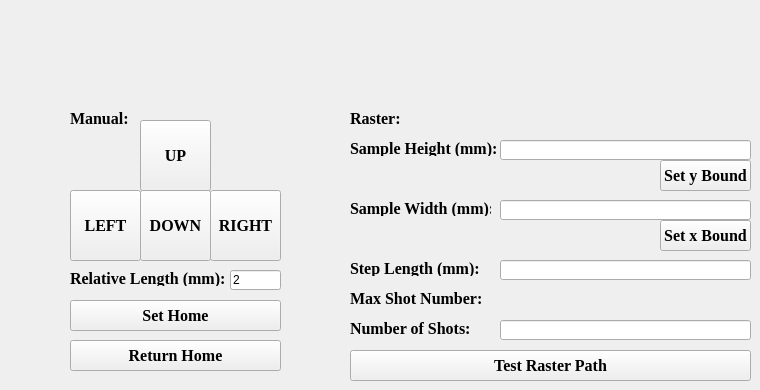
    <widget class="QWidget" name="translationStage">
     <attribute name="title">
      <string>Translation Stage</string>
     </attribute>
     <widget class="QPushButton" name="left_btn">
      <property name="geometry">
       <rect>
        <x>70</x>
        <y>190</y>
        <width>71</width>
        <height>71</height>
       </rect>
      </property>
      <property name="font">
       <font>
        <family>Times New Roman</family>
        <pointsize>12</pointsize>
        <weight>75</weight>
        <bold>true</bold>
       </font>
      </property>
      <property name="text">
       <string>LEFT</string>
      </property>
     </widget>
     <widget class="QPushButton" name="right_btn">
      <property name="geometry">
       <rect>
        <x>210</x>
        <y>190</y>
        <width>71</width>
        <height>71</height>
       </rect>
      </property>
      <property name="font">
       <font>
        <family>Times New Roman</family>
        <pointsize>12</pointsize>
        <weight>75</weight>
        <bold>true</bold>
       </font>
      </property>
      <property name="text">
       <string>RIGHT</string>
      </property>
     </widget>
     <widget class="QPushButton" name="down_btn">
      <property name="geometry">
       <rect>
        <x>140</x>
        <y>190</y>
        <width>71</width>
        <height>71</height>
       </rect>
      </property>
      <property name="font">
       <font>
        <family>Times New Roman</family>
        <pointsize>12</pointsize>
        <weight>75</weight>
        <bold>true</bold>
       </font>
      </property>
      <property name="text">
       <string>DOWN</string>
      </property>
     </widget>
     <widget class="QPushButton" name="up_btn">
      <property name="geometry">
       <rect>
        <x>140</x>
        <y>120</y>
        <width>71</width>
        <height>71</height>
       </rect>
      </property>
      <property name="font">
       <font>
        <family>Times New Roman</family>
        <pointsize>12</pointsize>
        <weight>75</weight>
        <bold>true</bold>
       </font>
      </property>
      <property name="text">
       <string>UP</string>
      </property>
     </widget>
     <widget class="QPushButton" name="set_home_btn">
      <property name="geometry">
       <rect>
        <x>70</x>
        <y>300</y>
        <width>211</width>
        <height>31</height>
       </rect>
      </property>
      <property name="font">
       <font>
        <family>Times New Roman</family>
        <pointsize>12</pointsize>
        <weight>75</weight>
        <bold>true</bold>
       </font>
      </property>
      <property name="text">
       <string>Set Home</string>
      </property>
     </widget>
     <widget class="QPushButton" name="return_home_btn">
      <property name="geometry">
       <rect>
        <x>70</x>
        <y>340</y>
        <width>211</width>
        <height>31</height>
       </rect>
      </property>
      <property name="font">
       <font>
        <family>Times New Roman</family>
        <pointsize>12</pointsize>
        <weight>75</weight>
        <bold>true</bold>
       </font>
      </property>
      <property name="text">
       <string>Return Home</string>
      </property>
     </widget>
     <widget class="QLineEdit" name="sample_height_txt">
      <property name="geometry">
       <rect>
        <x>500</x>
        <y>140</y>
        <width>251</width>
        <height>20</height>
       </rect>
      </property>
     </widget>
     <widget class="QLabel" name="label_90">
      <property name="geometry">
       <rect>
        <x>350</x>
        <y>140</y>
        <width>151</width>
        <height>16</height>
       </rect>
      </property>
      <property name="font">
       <font>
        <family>Times New Roman</family>
        <pointsize>12</pointsize>
        <weight>75</weight>
        <bold>true</bold>
       </font>
      </property>
      <property name="text">
       <string>Sample Height (mm):</string>
      </property>
     </widget>
     <widget class="QLabel" name="label_91">
      <property name="geometry">
       <rect>
        <x>350</x>
        <y>200</y>
        <width>141</width>
        <height>16</height>
       </rect>
      </property>
      <property name="font">
       <font>
        <family>Times New Roman</family>
        <pointsize>12</pointsize>
        <weight>75</weight>
        <bold>true</bold>
       </font>
      </property>
      <property name="text">
       <string>Sample Width (mm):</string>
      </property>
     </widget>
     <widget class="QLineEdit" name="sample_width_txt">
      <property name="geometry">
       <rect>
        <x>500</x>
        <y>200</y>
        <width>251</width>
        <height>20</height>
       </rect>
      </property>
     </widget>
     <widget class="QLabel" name="label_92">
      <property name="geometry">
       <rect>
        <x>350</x>
        <y>260</y>
        <width>131</width>
        <height>16</height>
       </rect>
      </property>
      <property name="font">
       <font>
        <family>Times New Roman</family>
        <pointsize>12</pointsize>
        <weight>75</weight>
        <bold>true</bold>
       </font>
      </property>
      <property name="text">
       <string>Step Length (mm):</string>
      </property>
     </widget>
     <widget class="QLineEdit" name="step_length_txt">
      <property name="geometry">
       <rect>
        <x>500</x>
        <y>260</y>
        <width>251</width>
        <height>20</height>
       </rect>
      </property>
     </widget>
     <widget class="QLabel" name="label_93">
      <property name="geometry">
       <rect>
        <x>350</x>
        <y>290</y>
        <width>151</width>
        <height>16</height>
       </rect>
      </property>
      <property name="font">
       <font>
        <family>Times New Roman</family>
        <pointsize>12</pointsize>
        <weight>75</weight>
        <bold>true</bold>
       </font>
      </property>
      <property name="text">
       <string>Max Shot Number:</string>
      </property>
     </widget>
     <widget class="QLabel" name="max_lbl">
      <property name="geometry">
       <rect>
        <x>500</x>
        <y>290</y>
        <width>251</width>
        <height>20</height>
       </rect>
      </property>
      <property name="font">
       <font>
        <family>Times New Roman</family>
        <pointsize>12</pointsize>
        <weight>75</weight>
        <bold>true</bold>
       </font>
      </property>
      <property name="text">
       <string/>
      </property>
     </widget>
     <widget class="QLabel" name="label_94">
      <property name="geometry">
       <rect>
        <x>350</x>
        <y>320</y>
        <width>131</width>
        <height>16</height>
       </rect>
      </property>
      <property name="font">
       <font>
        <family>Times New Roman</family>
        <pointsize>12</pointsize>
        <weight>75</weight>
        <bold>true</bold>
       </font>
      </property>
      <property name="text">
       <string>Number of Shots:</string>
      </property>
     </widget>
     <widget class="QLineEdit" name="num_shots_txt">
      <property name="geometry">
       <rect>
        <x>500</x>
        <y>320</y>
        <width>251</width>
        <height>20</height>
       </rect>
      </property>
     </widget>
     <widget class="QLabel" name="label_95">
      <property name="geometry">
       <rect>
        <x>70</x>
        <y>110</y>
        <width>141</width>
        <height>16</height>
       </rect>
      </property>
      <property name="font">
       <font>
        <family>Times New Roman</family>
        <pointsize>12</pointsize>
        <weight>75</weight>
        <bold>true</bold>
       </font>
      </property>
      <property name="text">
       <string>Manual:</string>
      </property>
     </widget>
     <widget class="QLabel" name="label_96">
      <property name="geometry">
       <rect>
        <x>350</x>
        <y>110</y>
        <width>91</width>
        <height>16</height>
       </rect>
      </property>
      <property name="font">
       <font>
        <family>Times New Roman</family>
        <pointsize>12</pointsize>
        <weight>75</weight>
        <bold>true</bold>
       </font>
      </property>
      <property name="text">
       <string>Raster:</string>
      </property>
     </widget>
     <widget class="QPushButton" name="set_ybound_btn">
      <property name="geometry">
       <rect>
        <x>660</x>
        <y>160</y>
        <width>91</width>
        <height>31</height>
       </rect>
      </property>
      <property name="font">
       <font>
        <family>Times New Roman</family>
        <pointsize>12</pointsize>
        <weight>75</weight>
        <bold>true</bold>
       </font>
      </property>
      <property name="text">
       <string>Set y Bound</string>
      </property>
     </widget>
     <widget class="QPushButton" name="set_xbound_btn">
      <property name="geometry">
       <rect>
        <x>660</x>
        <y>220</y>
        <width>91</width>
        <height>31</height>
       </rect>
      </property>
      <property name="font">
       <font>
        <family>Times New Roman</family>
        <pointsize>12</pointsize>
        <weight>75</weight>
        <bold>true</bold>
       </font>
      </property>
      <property name="text">
       <string>Set x Bound</string>
      </property>
     </widget>
     <widget class="QLabel" name="label_99">
      <property name="geometry">
       <rect>
        <x>70</x>
        <y>270</y>
        <width>171</width>
        <height>16</height>
       </rect>
      </property>
      <property name="font">
       <font>
        <family>Times New Roman</family>
        <pointsize>12</pointsize>
        <weight>75</weight>
        <bold>true</bold>
       </font>
      </property>
      <property name="text">
       <string>Relative Length (mm):</string>
      </property>
     </widget>
     <widget class="QPushButton" name="raster_btn">
      <property name="geometry">
       <rect>
        <x>350</x>
        <y>350</y>
        <width>401</width>
        <height>31</height>
       </rect>
      </property>
      <property name="font">
       <font>
        <family>Times New Roman</family>
        <pointsize>12</pointsize>
        <weight>75</weight>
        <bold>true</bold>
       </font>
      </property>
      <property name="text">
       <string>Test Raster Path</string>
      </property>
     </widget>
     <widget class="QLineEdit" name="manual_step_length_txt">
      <property name="geometry">
       <rect>
        <x>230</x>
        <y>270</y>
        <width>51</width>
        <height>20</height>
       </rect>
      </property>
      <property name="text">
       <string>2</string>
      </property>
     </widget>
    </widget>
